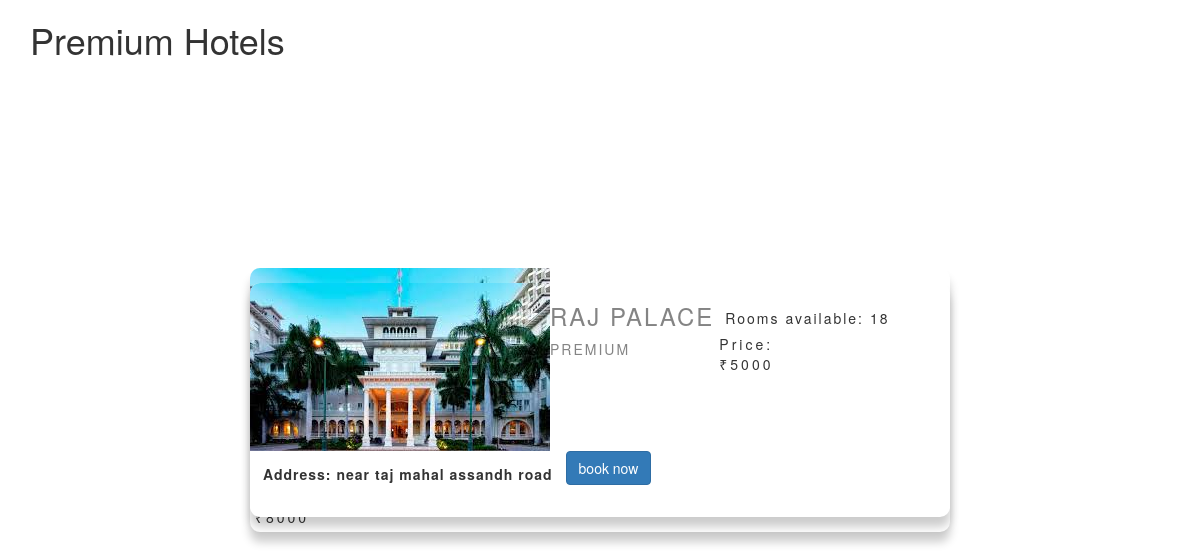
Screenshot of /hotel_premium.php with the database file from the repository.
### tables this page shows
CREATE TABLE `hotel` (
  `Hotel_Id` int(10) NOT NULL,
  `Hotel_Name` varchar(50) NOT NULL,
  `Owner_Name` varchar(50) NOT NULL,
  `Hotel_address` varchar(255) NOT NULL,
  `city` varchar(255) NOT NULL,
  `room_facility` varchar(255) NOT NULL,
  `rooms_able` varchar(255) NOT NULL,
  `Room_Price` int(50) NOT NULL,
  `Hotel_Category` varchar(50) NOT NULL
);

### hotel_premium.php (the view, shortened to what this page needs)
<html>
	<head>
		<link rel="stylesheet" type="text/css" href="premiums.css">
		<link rel="stylesheet" href="https://cdnjs.cloudflare.com/ajax/libs/font-awesome/4.7.0/css/font-awesome.min.css">
				  <link rel="stylesheet" href="https://maxcdn.bootstrapcdn.com/bootstrap/3.4.1/css/bootstrap.min.css">
	</head>
	</head>
		<body>
			<div class="container">
				<div class="wrapper">
				<h1>Premium Hotels</h1>
				</div>
			</div>
<?php
	$conn = @mysqli_connect("localhost","root","","consession") or die ("could no connect ".mysqli_connect_error());
	$query = "select * from hotel where `Hotel_Category`='premium'";
	$data = mysqli_query($conn,$query) or die ("could not run query 1".mysqli_error());
	if(mysqli_num_rows($data)>0){
		while($row = mysqli_fetch_assoc($data)) {
			$hotel_name = $row['Hotel_Name'];
			$hotel_add = $row['Hotel_address'];
			$room_able = $row['rooms_able'];
			$price = $row['Room_Price'];
			$cata = $row['Hotel_Category'];
			echo "
				<div class='image'>
												<img src='images/premium.jpg' alt='######Menu image comes here######'>
												<div class='item-detail'>
													<h3>$hotel_name</h3>
													<p>$cata</p>
												</div>
													<div class='item_style'>
														<div class='price'>
															<span>Rooms available: $room_able</span>
														</div>
														<div>Price:</div>
														<div>₹$price</div>
													</div>
														<div class='form-group'>
															<label>Address: $hotel_add</label>
														</div>
												 <div class='btn_group'>
     									<a href='addmember_hotel_details.html'	<button type='button' class='btn btn-primary'>book now</button></a>
											</div>
										</div>
			";
		}
	}
?>
</body>
</html>

### premiums.css (style rules this page uses)
body { width: 100%; height: 100vh; display: flex; justify-content: center; background-color: #e7e7e7; padding: 0 1.5rem; font-family: sans-serif; }
.image { background: #fff; border-radius: 10px; box-shadow: 0px 10px 10px rgba(0,0,0,.2); display: flex; flex-wrap: wrap; max-width: 100%; overflow: hidden; width: 700px; position: absolute; top: 50%; left: 50%; transform: translate(-50%,-50%); }
.item-detail { opacity: .6; letter-spacing: 2px; text-transform: uppercase; padding-left: : 20px; }
.item_style { letter-spacing: 3px; margin: 5px; }
.price { letter-spacing: 2px; margin: 6px; margin-top: 20px; }
.form-group { letter-spacing: 1px; padding: 13px; }

### rows the page displays
hotel: Room_Price "8000"
hotel: Hotel_Name "RAJ PALACE", Hotel_Category "PREMIUM", rooms_able "18", Room_Price "5000", Hotel_address "near taj mahal assandh road"
